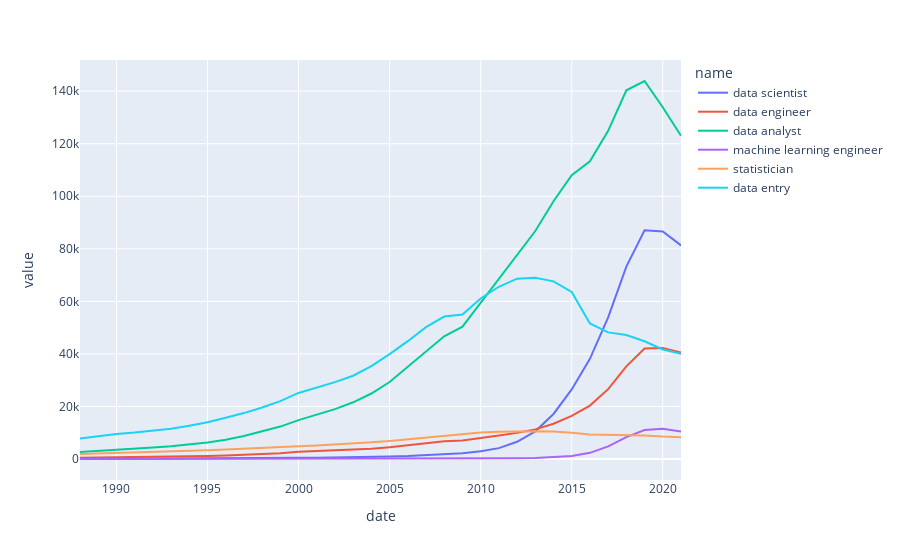

Notebook source saved alongside this figure:
### Code cell
px.line(dates_df, x="date", y="value", color="name")
